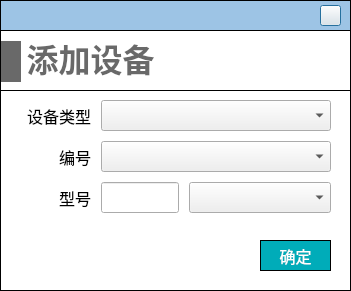
<?xml version="1.0" encoding="UTF-8"?>
<ui version="4.0">
 <class>dialog_add_system</class>
 <widget class="QDialog" name="dialog_add_system">
  <property name="geometry">
   <rect>
    <x>0</x>
    <y>0</y>
    <width>351</width>
    <height>291</height>
   </rect>
  </property>
  <property name="windowTitle">
   <string>Dialog</string>
  </property>
  <property name="styleSheet">
   <string notr="true">#dialog_add_system
{
background-color:white;
}</string>
  </property>
  <widget class="QWidget" name="widget_top" native="true">
   <property name="geometry">
    <rect>
     <x>0</x>
     <y>0</y>
     <width>351</width>
     <height>31</height>
    </rect>
   </property>
   <property name="styleSheet">
    <string notr="true">#widget_top
{
border: 1px solid #000000;
background-color: rgb(157, 196, 229);
background-color: rgb(157, 196, 229);
}</string>
   </property>
   <widget class="QPushButton" name="close">
    <property name="geometry">
     <rect>
      <x>320</x>
      <y>5</y>
      <width>21</width>
      <height>21</height>
     </rect>
    </property>
    <property name="styleSheet">
     <string notr="true">border-image: url(:/images/image/closeWindow.jpg);</string>
    </property>
    <property name="text">
     <string/>
    </property>
   </widget>
  </widget>
  <widget class="QWidget" name="widget" native="true">
   <property name="geometry">
    <rect>
     <x>0</x>
     <y>30</y>
     <width>351</width>
     <height>261</height>
    </rect>
   </property>
   <property name="styleSheet">
    <string notr="true">#widget
{
border: 1px solid #000000;
}</string>
   </property>
   <widget class="QWidget" name="widget_3" native="true">
    <property name="geometry">
     <rect>
      <x>0</x>
      <y>60</y>
      <width>351</width>
      <height>201</height>
     </rect>
    </property>
    <property name="styleSheet">
     <string notr="true">#widget_3
{
border: 1px solid #000000;
}

QLabel
{
font-family: '黑体';
font-size: 16px;
}

QComboBox
{
font-family: '黑体';
font-size: 16px;
}

QLineEdit
{
font-family: '黑体';
}

QRadioButton
{
font-family: '黑体';
}

QPushButton
{
font-family: '黑体';
}</string>
    </property>
    <layout class="QVBoxLayout" name="verticalLayout">
     <property name="spacing">
      <number>10</number>
     </property>
     <property name="leftMargin">
      <number>20</number>
     </property>
     <property name="topMargin">
      <number>10</number>
     </property>
     <property name="rightMargin">
      <number>20</number>
     </property>
     <property name="bottomMargin">
      <number>20</number>
     </property>
     <item>
      <layout class="QHBoxLayout" name="horizontalLayout">
       <item>
        <widget class="QLabel" name="label_17">
         <property name="sizePolicy">
          <sizepolicy hsizetype="Fixed" vsizetype="Preferred">
           <horstretch>0</horstretch>
           <verstretch>0</verstretch>
          </sizepolicy>
         </property>
         <property name="minimumSize">
          <size>
           <width>71</width>
           <height>0</height>
          </size>
         </property>
         <property name="font">
          <font>
           <family>黑体</family>
           <pointsize>-1</pointsize>
          </font>
         </property>
         <property name="text">
          <string>设备类型</string>
         </property>
         <property name="alignment">
          <set>Qt::AlignRight|Qt::AlignTrailing|Qt::AlignVCenter</set>
         </property>
        </widget>
       </item>
       <item>
        <widget class="QComboBox" name="comboBox_type">
         <property name="sizePolicy">
          <sizepolicy hsizetype="Expanding" vsizetype="Minimum">
           <horstretch>0</horstretch>
           <verstretch>0</verstretch>
          </sizepolicy>
         </property>
         <property name="minimumSize">
          <size>
           <width>0</width>
           <height>31</height>
          </size>
         </property>
         <property name="font">
          <font>
           <family>黑体</family>
           <pointsize>-1</pointsize>
          </font>
         </property>
         <property name="editable">
          <bool>false</bool>
         </property>
         <property name="currentIndex">
          <number>-1</number>
         </property>
         <property name="placeholderText">
          <string>请选择设备类型</string>
         </property>
         <item>
          <property name="text">
           <string>风机</string>
          </property>
         </item>
         <item>
          <property name="text">
           <string>风机盘管</string>
          </property>
         </item>
         <item>
          <property name="text">
           <string>空调器(单风机)</string>
          </property>
         </item>
         <item>
          <property name="text">
           <string>空调器(双风机)</string>
          </property>
         </item>
        </widget>
       </item>
      </layout>
     </item>
     <item>
      <layout class="QHBoxLayout" name="horizontalLayout_2">
       <item>
        <widget class="QLabel" name="label_num">
         <property name="sizePolicy">
          <sizepolicy hsizetype="Fixed" vsizetype="Preferred">
           <horstretch>0</horstretch>
           <verstretch>0</verstretch>
          </sizepolicy>
         </property>
         <property name="minimumSize">
          <size>
           <width>71</width>
           <height>0</height>
          </size>
         </property>
         <property name="font">
          <font>
           <family>黑体</family>
           <pointsize>-1</pointsize>
          </font>
         </property>
         <property name="text">
          <string>编号</string>
         </property>
         <property name="alignment">
          <set>Qt::AlignRight|Qt::AlignTrailing|Qt::AlignVCenter</set>
         </property>
        </widget>
       </item>
       <item>
        <widget class="QComboBox" name="comboBox_num">
         <property name="sizePolicy">
          <sizepolicy hsizetype="Expanding" vsizetype="Minimum">
           <horstretch>0</horstretch>
           <verstretch>0</verstretch>
          </sizepolicy>
         </property>
         <property name="minimumSize">
          <size>
           <width>0</width>
           <height>31</height>
          </size>
         </property>
         <property name="font">
          <font>
           <family>黑体</family>
           <pointsize>-1</pointsize>
          </font>
         </property>
         <property name="editable">
          <bool>false</bool>
         </property>
         <property name="currentText">
          <string/>
         </property>
         <property name="currentIndex">
          <number>-1</number>
         </property>
         <property name="placeholderText">
          <string>请选择设备编号</string>
         </property>
        </widget>
       </item>
      </layout>
     </item>
     <item>
      <layout class="QHBoxLayout" name="horizontalLayout_3">
       <item>
        <widget class="QLabel" name="label_model">
         <property name="sizePolicy">
          <sizepolicy hsizetype="Fixed" vsizetype="Preferred">
           <horstretch>0</horstretch>
           <verstretch>0</verstretch>
          </sizepolicy>
         </property>
         <property name="minimumSize">
          <size>
           <width>71</width>
           <height>0</height>
          </size>
         </property>
         <property name="font">
          <font>
           <family>黑体</family>
           <pointsize>-1</pointsize>
          </font>
         </property>
         <property name="text">
          <string>型号</string>
         </property>
         <property name="alignment">
          <set>Qt::AlignRight|Qt::AlignTrailing|Qt::AlignVCenter</set>
         </property>
        </widget>
       </item>
       <item>
        <widget class="QLineEdit" name="lineEdit_model">
         <property name="sizePolicy">
          <sizepolicy hsizetype="Expanding" vsizetype="Minimum">
           <horstretch>0</horstretch>
           <verstretch>0</verstretch>
          </sizepolicy>
         </property>
         <property name="minimumSize">
          <size>
           <width>0</width>
           <height>31</height>
          </size>
         </property>
         <property name="font">
          <font>
           <family>黑体</family>
           <pointsize>11</pointsize>
          </font>
         </property>
         <property name="readOnly">
          <bool>true</bool>
         </property>
        </widget>
       </item>
       <item>
        <widget class="QComboBox" name="comboBox_model">
         <property name="sizePolicy">
          <sizepolicy hsizetype="Expanding" vsizetype="Minimum">
           <horstretch>0</horstretch>
           <verstretch>0</verstretch>
          </sizepolicy>
         </property>
         <property name="minimumSize">
          <size>
           <width>0</width>
           <height>31</height>
          </size>
         </property>
         <property name="placeholderText">
          <string>请选择设备型号</string>
         </property>
        </widget>
       </item>
      </layout>
     </item>
     <item>
      <spacer name="verticalSpacer">
       <property name="orientation">
        <enum>Qt::Vertical</enum>
       </property>
       <property name="sizeHint" stdset="0">
        <size>
         <width>20</width>
         <height>40</height>
        </size>
       </property>
      </spacer>
     </item>
     <item>
      <layout class="QHBoxLayout" name="horizontalLayout_5">
       <item>
        <spacer name="horizontalSpacer">
         <property name="orientation">
          <enum>Qt::Horizontal</enum>
         </property>
         <property name="sizeHint" stdset="0">
          <size>
           <width>40</width>
           <height>20</height>
          </size>
         </property>
        </spacer>
       </item>
       <item>
        <widget class="QPushButton" name="pushButton_confirm">
         <property name="sizePolicy">
          <sizepolicy hsizetype="Fixed" vsizetype="Fixed">
           <horstretch>0</horstretch>
           <verstretch>0</verstretch>
          </sizepolicy>
         </property>
         <property name="minimumSize">
          <size>
           <width>71</width>
           <height>31</height>
          </size>
         </property>
         <property name="maximumSize">
          <size>
           <width>71</width>
           <height>31</height>
          </size>
         </property>
         <property name="font">
          <font>
           <family>黑体</family>
           <pointsize>12</pointsize>
          </font>
         </property>
         <property name="styleSheet">
          <string notr="true">QPushButton
{
	color:#ffffff; /*文字颜色*/
    background-color: #00ACB9;/*背景色*/
    border-radius:0px; /*边框倒角*/
	border: 1px solid #000000;
}


QPushButton:hover 
{
background-color: rgb(0,142,153);
color: white;
}</string>
         </property>
         <property name="text">
          <string>确定</string>
         </property>
        </widget>
       </item>
      </layout>
     </item>
    </layout>
   </widget>
   <widget class="QLabel" name="label_9">
    <property name="geometry">
     <rect>
      <x>20</x>
      <y>11</y>
      <width>141</width>
      <height>41</height>
     </rect>
    </property>
    <property name="minimumSize">
     <size>
      <width>141</width>
      <height>41</height>
     </size>
    </property>
    <property name="maximumSize">
     <size>
      <width>141</width>
      <height>41</height>
     </size>
    </property>
    <property name="font">
     <font>
      <family>Microsoft YaHei</family>
      <pointsize>24</pointsize>
      <bold>true</bold>
     </font>
    </property>
    <property name="styleSheet">
     <string notr="true">QLabel { 
border: none; 
color : rgb(105, 105, 105);
}</string>
    </property>
    <property name="text">
     <string>添加设备</string>
    </property>
    <property name="alignment">
     <set>Qt::AlignBottom|Qt::AlignHCenter</set>
    </property>
   </widget>
   <widget class="QLabel" name="label_8">
    <property name="geometry">
     <rect>
      <x>1</x>
      <y>11</y>
      <width>20</width>
      <height>41</height>
     </rect>
    </property>
    <property name="minimumSize">
     <size>
      <width>20</width>
      <height>41</height>
     </size>
    </property>
    <property name="maximumSize">
     <size>
      <width>20</width>
      <height>41</height>
     </size>
    </property>
    <property name="styleSheet">
     <string notr="true">QLabel { 
border: none; 
background-color : rgb(105, 105, 105);
}</string>
    </property>
    <property name="text">
     <string/>
    </property>
   </widget>
  </widget>
 </widget>
 <tabstops>
  <tabstop>lineEdit_model</tabstop>
  <tabstop>pushButton_confirm</tabstop>
  <tabstop>comboBox_type</tabstop>
  <tabstop>comboBox_num</tabstop>
  <tabstop>close</tabstop>
 </tabstops>
 <resources/>
 <connections/>
</ui>
